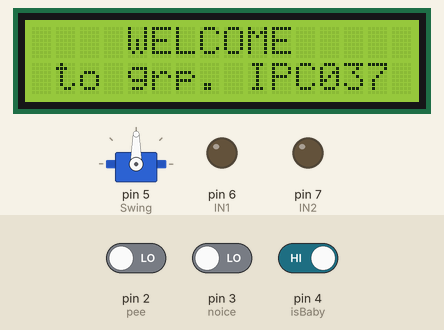
Recording of a sketch running on a simulated Arduino Uno, built with avr-gcc and run on an emulated ATmega328P. Shown: 16×2 character LCD, servo, output pins drawn as LEDs (lit = HIGH). The test bench sets the inputs (shaded band); at power-on: pin 4 (isBaby) HIGH, pin 2 (pee) LOW, pin 3 (noice) LOW. What the sketch prints to the serial monitor is not drawn.

Above: at 0.1 s.
3.3 s: pin 4 (isBaby) driven LOW
At 7.3 s:
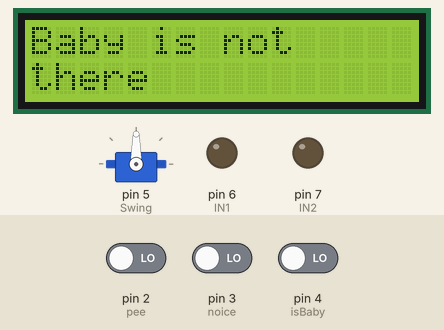
8.9 s: pin 4 (isBaby) driven HIGH
14.5 s: pin 2 (pee) driven HIGH
At 16.7 s:
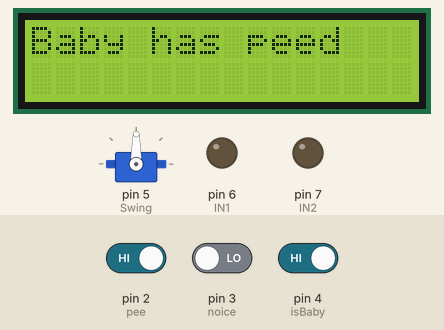
23.7 s: pin 3 (noice) driven HIGH
At 29.8 s:
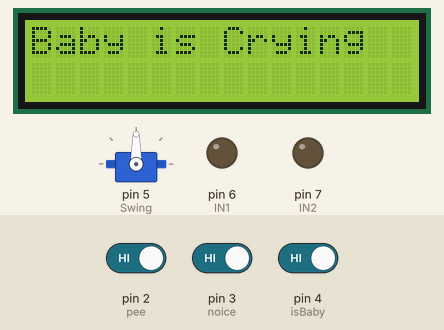
30.5 s: pin 3 (noice) driven LOW
At 36.8 s:
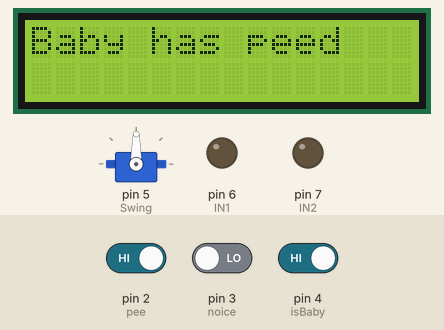
Timing chart, 0 to 37.1 s (numbered marks = the images above; inputs shaded):
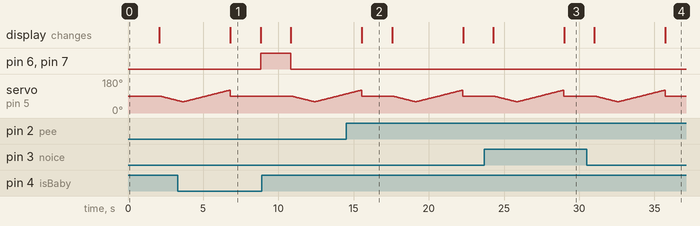

The sketch:

IPC037.ino
```cpp
#include <Servo.h>
#include <LiquidCrystal_I2C.h>

#define pee 2
#define noice 3
#define isBaby 4

int Swing = 5;

#define IN1 6
#define IN2 7

/*
 * ESP Signals
 * IN1  IN2  Commands
 *  0    0     -NA-
 *  0    1     baby Pee..ed
 *  1    0     baby is crying
 *  1    1     baby is missing
 */

LiquidCrystal_I2C lcd(0x27,16,2);

Servo swingServo;

void setup(){

  Serial.begin(9600);

  pinMode(IN1,OUTPUT);
  pinMode(IN2,OUTPUT);

  lcd.begin();
  lcd.setCursor(4,0);
  lcd.print("WELCOME");
  lcd.setCursor(1,1);
  lcd.print("to grp. IPC037");

  pinMode(pee,INPUT);
  pinMode(noice,INPUT);
  pinMode(isBaby,INPUT);

  swingServo.attach(Swing);
  swingServo.write(90);
  delay(2000);
  lcd.clear();

}

void loop(){

  if(!digitalRead(isBaby)){
    lcd.setCursor(0,0);
    lcd.print("Baby is not");
    lcd.setCursor(0,1);
    lcd.print("there");
    delay(2000);
    lcd.clear();
    sendDataToESP(1,1);
  }
  else{
    sendDataToESP(0,0);
    if(digitalRead(noice)){
      lcd.setCursor(0,0);
      lcd.print("Baby is Crying");
      delay(2000);
      lcd.clear();
      sendDataToESP(1,0);
    }
    else if(digitalRead(pee)){
      lcd.setCursor(0,0);
      lcd.print("Baby has peed");
      delay(2000);
      lcd.clear();
      sendDataToESP(0,1);
    }
    swing();
  }

}

void swing(){

 for(int i =90;i>=60;i--){
  swingServo.write(i);
  delay(50);
 }
 delay(50);
 for(int i =60;i<=120;i++){
  swingServo.write(i);
  delay(50);
 }
 delay(50);
 for(int i =120;i<=90;i--){
  swingServo.write(i);
  delay(50);
 }
 swingServo.write(90);

}


void sendDataToESP(int IN1d,int IN2d){
  if(IN1d==0 && IN2d==0){
    Serial.println("Every thing is fine");
    digitalWrite(IN1,0);
    digitalWrite(IN2,0);
  }
  else if(IN1d==1 && IN2d==0){
    Serial.println("baby is crying");
    digitalWrite(IN1,1);
    digitalWrite(IN2,0);
  }
  if(IN1d==0 && IN2d==1){
    Serial.println("baby Pee..ed in cot");
    digitalWrite(IN1,0);
    digitalWrite(IN2,1);
  }
  if(IN1d==1 && IN2d==1){
    Serial.println("Baby is missing");
    digitalWrite(IN1,1);
    digitalWrite(IN2,1);
  }
  else{
    Serial.println("Ooops!");
    digitalWrite(IN1,0);
    digitalWrite(IN2,0);
  }
}
```

Measured:
- after the input at 3.3 s, pin 6 (IN1), pin 7 (IN2): LOW → HIGH after 5.5 s; the display: changes after 3.5 s (image 1)
- after the input at 8.9 s, pin 6 (IN1), pin 7 (IN2): HIGH → LOW after 1.9 s
- after the input at 14.5 s, the display: changes after 1.1 s (image 2)
- after the input at 23.7 s, the display: first differs from a run without the input after 5.3 s (image 3)
- after the input at 30.5 s, the display: first differs from a run without the input after 5.2 s (image 4)
- what the display in image 1 shows lasts 2.0 s, from 6.8 s to 8.8 s
